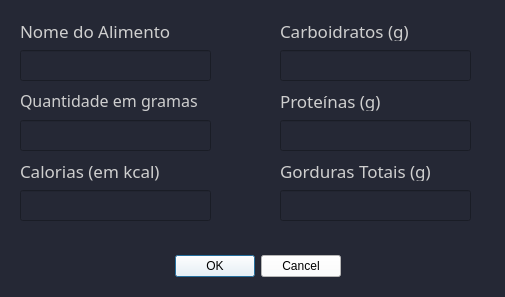
<?xml version="1.0" encoding="UTF-8"?>
<ui version="4.0">
 <class>PopUp1</class>
 <widget class="QDialog" name="PopUp1">
  <property name="geometry">
   <rect>
    <x>0</x>
    <y>0</y>
    <width>505</width>
    <height>297</height>
   </rect>
  </property>
  <property name="windowTitle">
   <string>Dialog</string>
  </property>
  <property name="styleSheet">
   <string notr="true">background: rgb(37, 40, 53)</string>
  </property>
  <widget class="QDialogButtonBox" name="buttonBox">
   <property name="geometry">
    <rect>
     <x>170</x>
     <y>250</y>
     <width>171</width>
     <height>32</height>
    </rect>
   </property>
   <property name="styleSheet">
    <string notr="true">background:white</string>
   </property>
   <property name="orientation">
    <enum>Qt::Horizontal</enum>
   </property>
   <property name="standardButtons">
    <set>QDialogButtonBox::Cancel|QDialogButtonBox::Ok</set>
   </property>
  </widget>
  <widget class="QLineEdit" name="AddNome">
   <property name="geometry">
    <rect>
     <x>20</x>
     <y>50</y>
     <width>191</width>
     <height>31</height>
    </rect>
   </property>
   <property name="palette">
    <palette>
     <active>
      <colorrole role="WindowText">
       <brush brushstyle="SolidPattern">
        <color alpha="255">
         <red>255</red>
         <green>255</green>
         <blue>255</blue>
        </color>
       </brush>
      </colorrole>
      <colorrole role="Button">
       <brush brushstyle="SolidPattern">
        <color alpha="255">
         <red>37</red>
         <green>40</green>
         <blue>53</blue>
        </color>
       </brush>
      </colorrole>
      <colorrole role="Text">
       <brush brushstyle="SolidPattern">
        <color alpha="255">
         <red>255</red>
         <green>255</green>
         <blue>255</blue>
        </color>
       </brush>
      </colorrole>
      <colorrole role="ButtonText">
       <brush brushstyle="SolidPattern">
        <color alpha="255">
         <red>255</red>
         <green>255</green>
         <blue>255</blue>
        </color>
       </brush>
      </colorrole>
      <colorrole role="Base">
       <brush brushstyle="SolidPattern">
        <color alpha="255">
         <red>37</red>
         <green>40</green>
         <blue>53</blue>
        </color>
       </brush>
      </colorrole>
      <colorrole role="Window">
       <brush brushstyle="SolidPattern">
        <color alpha="255">
         <red>37</red>
         <green>40</green>
         <blue>53</blue>
        </color>
       </brush>
      </colorrole>
      <colorrole role="PlaceholderText">
       <brush brushstyle="NoBrush">
        <color alpha="128">
         <red>255</red>
         <green>255</green>
         <blue>255</blue>
        </color>
       </brush>
      </colorrole>
     </active>
     <inactive>
      <colorrole role="WindowText">
       <brush brushstyle="SolidPattern">
        <color alpha="255">
         <red>255</red>
         <green>255</green>
         <blue>255</blue>
        </color>
       </brush>
      </colorrole>
      <colorrole role="Button">
       <brush brushstyle="SolidPattern">
        <color alpha="255">
         <red>37</red>
         <green>40</green>
         <blue>53</blue>
        </color>
       </brush>
      </colorrole>
      <colorrole role="Text">
       <brush brushstyle="SolidPattern">
        <color alpha="255">
         <red>255</red>
         <green>255</green>
         <blue>255</blue>
        </color>
       </brush>
      </colorrole>
      <colorrole role="ButtonText">
       <brush brushstyle="SolidPattern">
        <color alpha="255">
         <red>255</red>
         <green>255</green>
         <blue>255</blue>
        </color>
       </brush>
      </colorrole>
      <colorrole role="Base">
       <brush brushstyle="SolidPattern">
        <color alpha="255">
         <red>37</red>
         <green>40</green>
         <blue>53</blue>
        </color>
       </brush>
      </colorrole>
      <colorrole role="Window">
       <brush brushstyle="SolidPattern">
        <color alpha="255">
         <red>37</red>
         <green>40</green>
         <blue>53</blue>
        </color>
       </brush>
      </colorrole>
      <colorrole role="PlaceholderText">
       <brush brushstyle="NoBrush">
        <color alpha="128">
         <red>255</red>
         <green>255</green>
         <blue>255</blue>
        </color>
       </brush>
      </colorrole>
     </inactive>
     <disabled>
      <colorrole role="WindowText">
       <brush brushstyle="SolidPattern">
        <color alpha="255">
         <red>255</red>
         <green>255</green>
         <blue>255</blue>
        </color>
       </brush>
      </colorrole>
      <colorrole role="Button">
       <brush brushstyle="SolidPattern">
        <color alpha="255">
         <red>37</red>
         <green>40</green>
         <blue>53</blue>
        </color>
       </brush>
      </colorrole>
      <colorrole role="Text">
       <brush brushstyle="SolidPattern">
        <color alpha="255">
         <red>255</red>
         <green>255</green>
         <blue>255</blue>
        </color>
       </brush>
      </colorrole>
      <colorrole role="ButtonText">
       <brush brushstyle="SolidPattern">
        <color alpha="255">
         <red>255</red>
         <green>255</green>
         <blue>255</blue>
        </color>
       </brush>
      </colorrole>
      <colorrole role="Base">
       <brush brushstyle="SolidPattern">
        <color alpha="255">
         <red>37</red>
         <green>40</green>
         <blue>53</blue>
        </color>
       </brush>
      </colorrole>
      <colorrole role="Window">
       <brush brushstyle="SolidPattern">
        <color alpha="255">
         <red>37</red>
         <green>40</green>
         <blue>53</blue>
        </color>
       </brush>
      </colorrole>
      <colorrole role="PlaceholderText">
       <brush brushstyle="NoBrush">
        <color alpha="128">
         <red>255</red>
         <green>255</green>
         <blue>255</blue>
        </color>
       </brush>
      </colorrole>
     </disabled>
    </palette>
   </property>
   <property name="font">
    <font>
     <family>Century Gothic</family>
     <pointsize>13</pointsize>
    </font>
   </property>
   <property name="styleSheet">
    <string notr="true">color: white;</string>
   </property>
   <property name="text">
    <string/>
   </property>
  </widget>
  <widget class="QLabel" name="label">
   <property name="geometry">
    <rect>
     <x>20</x>
     <y>20</y>
     <width>171</width>
     <height>21</height>
    </rect>
   </property>
   <property name="font">
    <font>
     <family>Century Gothic</family>
     <pointsize>13</pointsize>
    </font>
   </property>
   <property name="styleSheet">
    <string notr="true">color:rgb(207, 207, 207)</string>
   </property>
   <property name="text">
    <string>Nome do Alimento</string>
   </property>
  </widget>
  <widget class="QLabel" name="label_2">
   <property name="geometry">
    <rect>
     <x>20</x>
     <y>90</y>
     <width>201</width>
     <height>21</height>
    </rect>
   </property>
   <property name="font">
    <font>
     <family>Century Gothic</family>
     <pointsize>12</pointsize>
    </font>
   </property>
   <property name="styleSheet">
    <string notr="true">color:rgb(207, 207, 207)</string>
   </property>
   <property name="text">
    <string>Quantidade em gramas </string>
   </property>
  </widget>
  <widget class="QLineEdit" name="AddQnt">
   <property name="geometry">
    <rect>
     <x>20</x>
     <y>120</y>
     <width>191</width>
     <height>31</height>
    </rect>
   </property>
   <property name="font">
    <font>
     <family>Century Gothic</family>
     <pointsize>13</pointsize>
    </font>
   </property>
   <property name="styleSheet">
    <string notr="true">color: white;</string>
   </property>
  </widget>
  <widget class="QLineEdit" name="AddProt">
   <property name="geometry">
    <rect>
     <x>280</x>
     <y>120</y>
     <width>191</width>
     <height>31</height>
    </rect>
   </property>
   <property name="font">
    <font>
     <family>Century Gothic</family>
     <pointsize>13</pointsize>
    </font>
   </property>
   <property name="styleSheet">
    <string notr="true">color: white;</string>
   </property>
  </widget>
  <widget class="QLabel" name="label_3">
   <property name="geometry">
    <rect>
     <x>280</x>
     <y>20</y>
     <width>171</width>
     <height>21</height>
    </rect>
   </property>
   <property name="font">
    <font>
     <family>Century Gothic</family>
     <pointsize>13</pointsize>
    </font>
   </property>
   <property name="styleSheet">
    <string notr="true">color:rgb(207, 207, 207)</string>
   </property>
   <property name="text">
    <string>Carboidratos (g)</string>
   </property>
  </widget>
  <widget class="QLineEdit" name="AddCarbo">
   <property name="geometry">
    <rect>
     <x>280</x>
     <y>50</y>
     <width>191</width>
     <height>31</height>
    </rect>
   </property>
   <property name="font">
    <font>
     <family>Century Gothic</family>
     <pointsize>13</pointsize>
    </font>
   </property>
   <property name="styleSheet">
    <string notr="true">color: white;</string>
   </property>
  </widget>
  <widget class="QLineEdit" name="AddGordura">
   <property name="geometry">
    <rect>
     <x>280</x>
     <y>190</y>
     <width>191</width>
     <height>31</height>
    </rect>
   </property>
   <property name="font">
    <font>
     <family>Century Gothic</family>
     <pointsize>13</pointsize>
    </font>
   </property>
   <property name="styleSheet">
    <string notr="true">color: white;</string>
   </property>
  </widget>
  <widget class="QLabel" name="label_4">
   <property name="geometry">
    <rect>
     <x>280</x>
     <y>90</y>
     <width>131</width>
     <height>21</height>
    </rect>
   </property>
   <property name="font">
    <font>
     <family>Century Gothic</family>
     <pointsize>13</pointsize>
    </font>
   </property>
   <property name="styleSheet">
    <string notr="true">color:rgb(207, 207, 207)</string>
   </property>
   <property name="text">
    <string>Proteínas (g)</string>
   </property>
  </widget>
  <widget class="QLabel" name="label_5">
   <property name="geometry">
    <rect>
     <x>280</x>
     <y>160</y>
     <width>181</width>
     <height>21</height>
    </rect>
   </property>
   <property name="font">
    <font>
     <family>Century Gothic</family>
     <pointsize>13</pointsize>
    </font>
   </property>
   <property name="styleSheet">
    <string notr="true">color:rgb(207, 207, 207)</string>
   </property>
   <property name="text">
    <string>Gorduras Totais (g) </string>
   </property>
  </widget>
  <widget class="QLineEdit" name="AddCal">
   <property name="geometry">
    <rect>
     <x>20</x>
     <y>190</y>
     <width>191</width>
     <height>31</height>
    </rect>
   </property>
   <property name="font">
    <font>
     <family>Century Gothic</family>
     <pointsize>13</pointsize>
    </font>
   </property>
   <property name="styleSheet">
    <string notr="true">color: white;</string>
   </property>
  </widget>
  <widget class="QLabel" name="label_6">
   <property name="geometry">
    <rect>
     <x>20</x>
     <y>160</y>
     <width>221</width>
     <height>21</height>
    </rect>
   </property>
   <property name="font">
    <font>
     <family>Century Gothic</family>
     <pointsize>13</pointsize>
    </font>
   </property>
   <property name="styleSheet">
    <string notr="true">color:rgb(207, 207, 207)</string>
   </property>
   <property name="text">
    <string>Calorias (em kcal)</string>
   </property>
  </widget>
 </widget>
 <resources/>
 <connections>
  <connection>
   <sender>buttonBox</sender>
   <signal>accepted()</signal>
   <receiver>PopUp1</receiver>
   <slot>accept()</slot>
   <hints>
    <hint type="sourcelabel">
     <x>248</x>
     <y>254</y>
    </hint>
    <hint type="destinationlabel">
     <x>157</x>
     <y>274</y>
    </hint>
   </hints>
  </connection>
  <connection>
   <sender>buttonBox</sender>
   <signal>rejected()</signal>
   <receiver>PopUp1</receiver>
   <slot>reject()</slot>
   <hints>
    <hint type="sourcelabel">
     <x>316</x>
     <y>260</y>
    </hint>
    <hint type="destinationlabel">
     <x>286</x>
     <y>274</y>
    </hint>
   </hints>
  </connection>
 </connections>
</ui>
